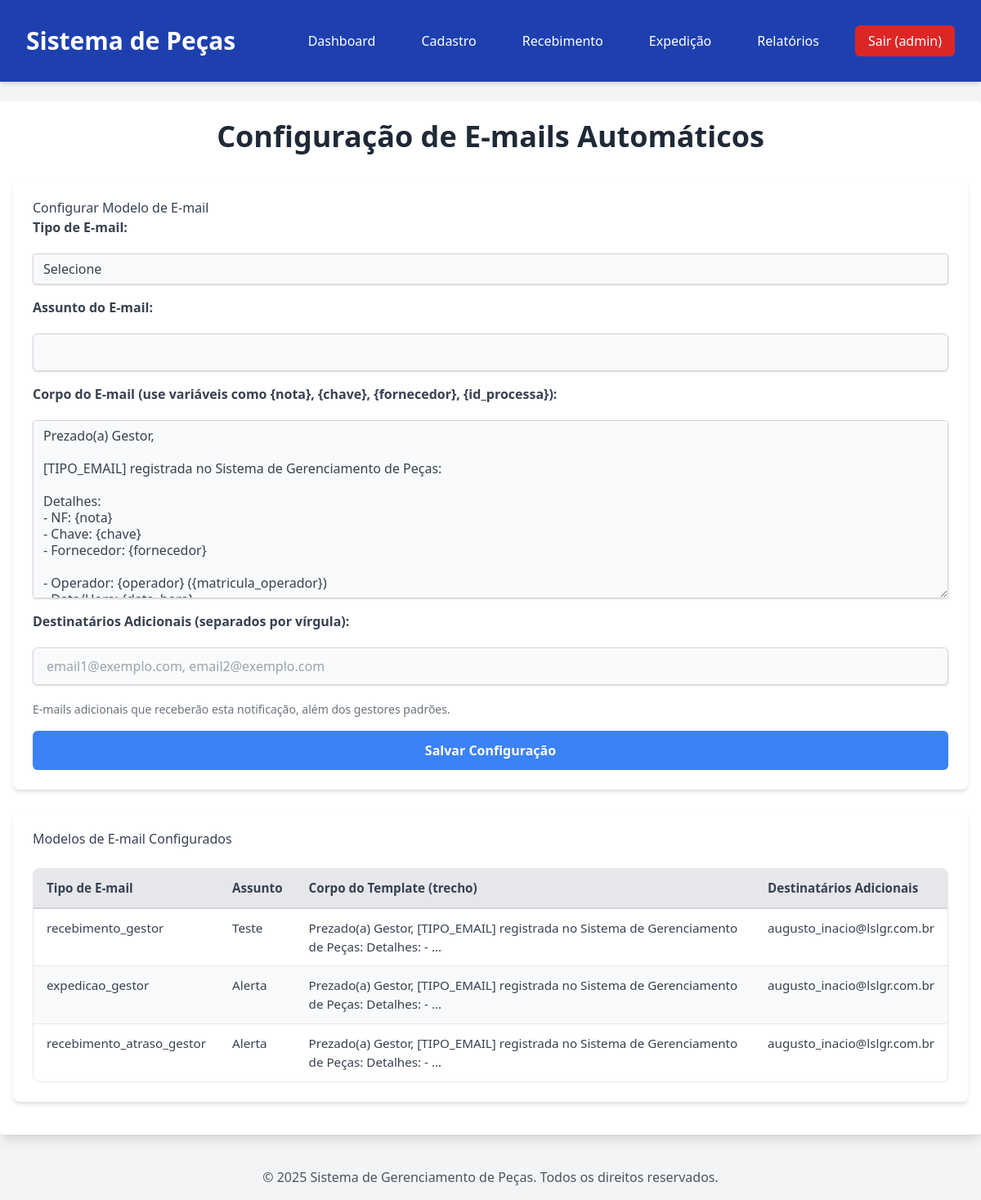
Page /cadastro/emails (signed in) on the earlier database version.
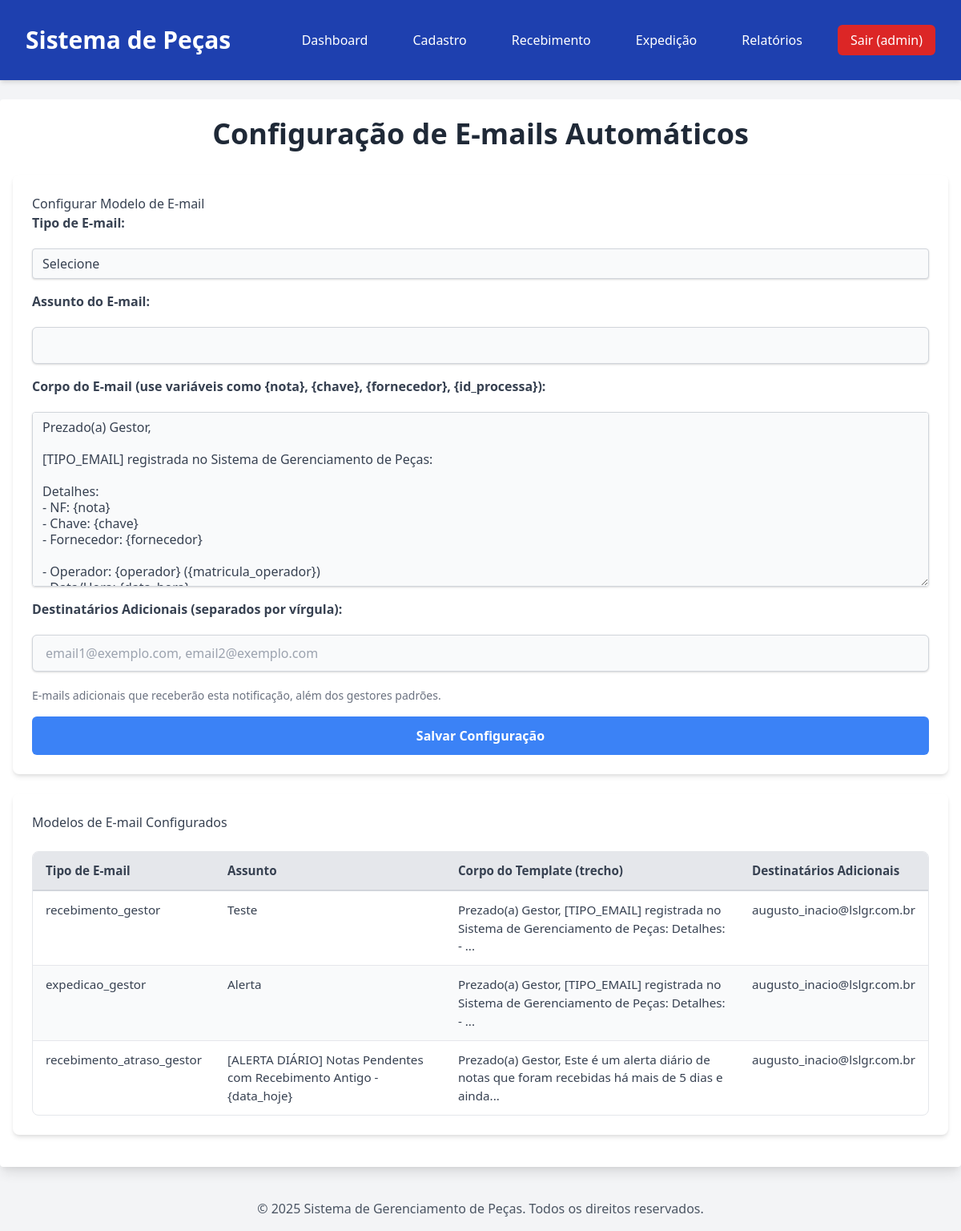
Same page on the later database version.
### modules/core/models.py (models this page shows, shortened)
class ConfiguracaoEmail(db.Model):
    __tablename__ = 'ConfiguracoesEmails'
    id = db.Column(db.Integer, primary_key=True)
    tipo_email = db.Column(db.String(50), unique=True, nullable=False)
    assunto = db.Column(db.String(255), nullable=False)
    corpo_template = db.Column(db.Text, nullable=False)
    destinatarios_adicionais = db.Column(db.Text, nullable=True) # <<< NOVA COLUNA: Lista de e-mails separados por vírgula

### modules/cadastro/routes.py (the view, shortened to what this page needs)
@cadastro.route('/cadastro/emails', methods=['GET', 'POST'])
@login_required
def configuracao_emails():
    if not has_permission(current_user, ['Gestor', 'LSL']):
        flash('Você não tem permissão para acessar esta página.', 'danger')
        return redirect(url_for('home'))
    configs = ConfiguracaoEmail.query.all()
    return render_template('cadastro/configuracao_emails.html', configs=configs)

### modules/auth/models.py (called while the page is built)
@login_manager.user_loader
def load_user(user_id):
    return User.query.get(int(user_id))

### modules/cadastro/routes.py (called while the page is built)
def has_permission(user, allowed_roles):
    return user.is_authenticated and user.tipo_usuario in allowed_roles

### templates/cadastro/configuracao_emails.html (shortened to what this page needs)
{% extends 'base.html' %}
{% block content %}
<div class="page-header">
    <h1>Configuração de E-mails Automáticos</h1>
</div>
<div class="section">
    <h2>Configurar Modelo de E-mail</h2>
    <form method="POST">
        <label for="tipo_email">Tipo de E-mail:</label>
        <select id="tipo_email" name="tipo_email" class="shadow appearance-none border rounded w-full py-2 px-3 text-gray-700 leading-tight focus:outline-none focus:shadow-outline" required>
            <option value="">Selecione</option>
        </select>
        <label for="assunto">Assunto do E-mail:</label>
        <input type="text" id="assunto" name="assunto" class="shadow appearance-none border rounded w-full py-2 px-3 text-gray-700 leading-tight focus:outline-none focus:shadow-outline" required>
        <label for="corpo_template">Corpo do E-mail (use variáveis como {nota}, {chave}, {fornecedor}, {id_processa}):</label>
        <textarea id="corpo_template" name="corpo_template" rows="10" class="shadow appearance-none border rounded w-full py-2 px-3 text-gray-700 leading-tight focus:outline-none focus:shadow-outline" required>
Prezado(a) Gestor,
[TIPO_EMAIL] registrada no Sistema de Gerenciamento de Peças:
Detalhes:
- NF: {nota}
- Chave: {chave}
- Fornecedor: {fornecedor}
- Operador: {operador} ({matricula_operador})
- Data/Hora: {data_hora}
Att.,
Sistema de Gerenciamento de Peças
        </textarea>
        <label for="destinatarios_adicionais">Destinatários Adicionais (separados por vírgula):</label>
        <input type="text" id="destinatarios_adicionais" name="destinatarios_adicionais" class="shadow appearance-none border rounded w-full py-2 px-3 text-gray-700 leading-tight focus:outline-none focus:shadow-outline" placeholder="email1@exemplo.com, email2@exemplo.com">
        <p class="text-sm text-gray-500 mt-1">E-mails adicionais que receberão esta notificação, além dos gestores padrões.</p>
        <button type="submit" class="bg-blue-500 hover:bg-blue-700 text-white font-bold py-2 px-4 rounded focus:outline-none focus:shadow-outline">Salvar Configuração</button>
    </form>
</div>
<div class="section email-config-list">
    <h2>Modelos de E-mail Configurados</h2>
    <table>
        <thead>
            <tr>
                <th>Tipo de E-mail</th>
                <th>Assunto</th>
                <th>Corpo do Template (trecho)</th>
                <th>Destinatários Adicionais</th>
            </tr>
        </thead>
        <tbody>
            {% for config in configs %}
            <tr>
                <td>{{ config.tipo_email }}</td>
                <td>{{ config.assunto }}</td>
                <td>{{ config.corpo_template[:100] }}...</td>
                <td>{{ config.destinatarios_adicionais or 'Nenhum' }}</td>
            </tr>
            {% else %}
            <tr>
                <td colspan="4">Nenhuma configuração de e-mail cadastrada ainda.</td>
            </tr>
            {% endfor %}
        </tbody>
    </table>
</div>
{% endblock %}

Differences in the rows shown:
changed ConfiguracaoEmail "recebimento_atraso_gestor": assunto "Alerta" → "[ALERTA DIÁRIO] Notas Pendentes com Recebimento Antigo - {data_hoje}"; corpo_template "Prezado(a) Gestor, [TIPO_EMAIL] registrada no Sistema de Gerenciamento de Peças: Detalhes: -" → "Prezado(a) Gestor, Este é um alerta diário de notas que foram recebidas há mais de 5 dias e ainda"
